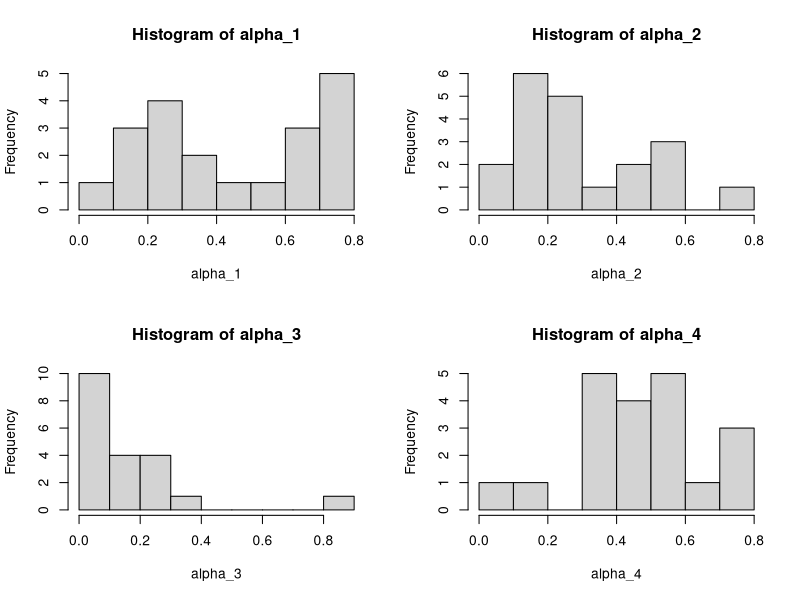
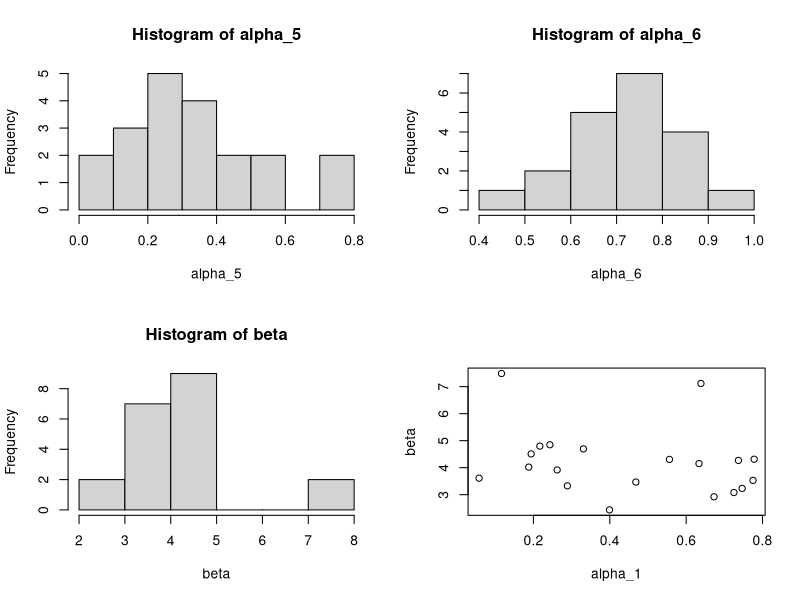
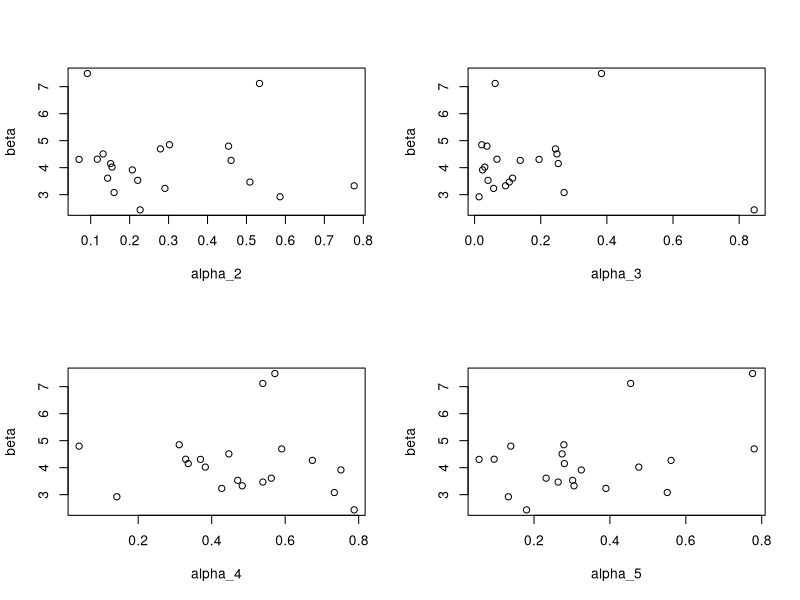
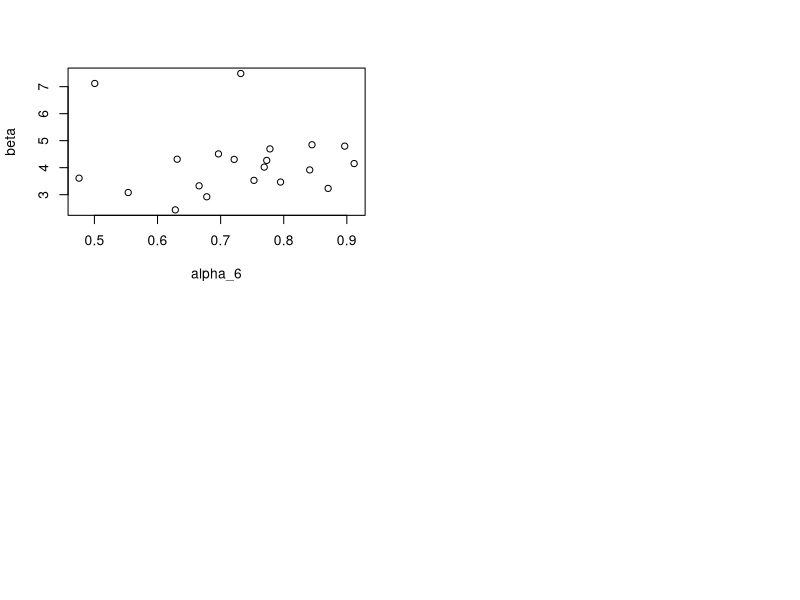

Generate these figures, in order, with R: (Note: this script raises an error after producing the figures.)
#This code generate artificial model parameters in an hierarchical structure

rm(list=ls())

# set sample size
Nsubjects =20 


#Population level parameters 
population_locations = c(4,qlogis(0.5),qlogis(0.3),qlogis(0.1),qlogis(0.5),qlogis(0.3),qlogis(0.7)) #population mean for learning rate and noise parameters
population_scales    = c(1.5,1,1,1,1,1,1)         #population sd for learning rate and noise parameters


#Individual parameters
beta   =       (population_locations[1]+population_scales[1]*rnorm(Nsubjects)); 
alpha_1 = plogis(population_locations[2]+population_scales[2]*rnorm(Nsubjects));
alpha_2 = plogis(population_locations[3]+population_scales[3]*rnorm(Nsubjects));
alpha_3 = plogis(population_locations[4]+population_scales[4]*rnorm(Nsubjects));
alpha_4 = plogis(population_locations[5]+population_scales[5]*rnorm(Nsubjects));
alpha_5 = plogis(population_locations[6]+population_scales[6]*rnorm(Nsubjects));
alpha_6 = plogis(population_locations[7]+population_scales[7]*rnorm(Nsubjects));

#check histograms and sample means
  print(paste(plogis(mean(qlogis(alpha_1))),mean(beta)))
  {
  par(mfrow=c(2,2))
  hist(alpha_1)
  hist(alpha_2)
  hist(alpha_3)
  hist(alpha_4)
  hist(alpha_5)
  hist(alpha_6)
  
  hist(beta)
  plot(alpha_1,beta)
  plot(alpha_2,beta)
  plot(alpha_3,beta)
  plot(alpha_4,beta)
  plot(alpha_5,beta)
  plot(alpha_6,beta)
  }

#save
true.parameters=cbind(subject = seq(1,Nsubjects),
                        beta  = beta,
                        alpha_1 = alpha_1,
                        alpha_2 = alpha_2,
                        alpha_3 = alpha_3,
                        alpha_4 = alpha_4,
                        alpha_5 = alpha_5,
                        alpha_6 = alpha_6)

save(true.parameters,file='./data/true_parameters.Rdata')
  

  